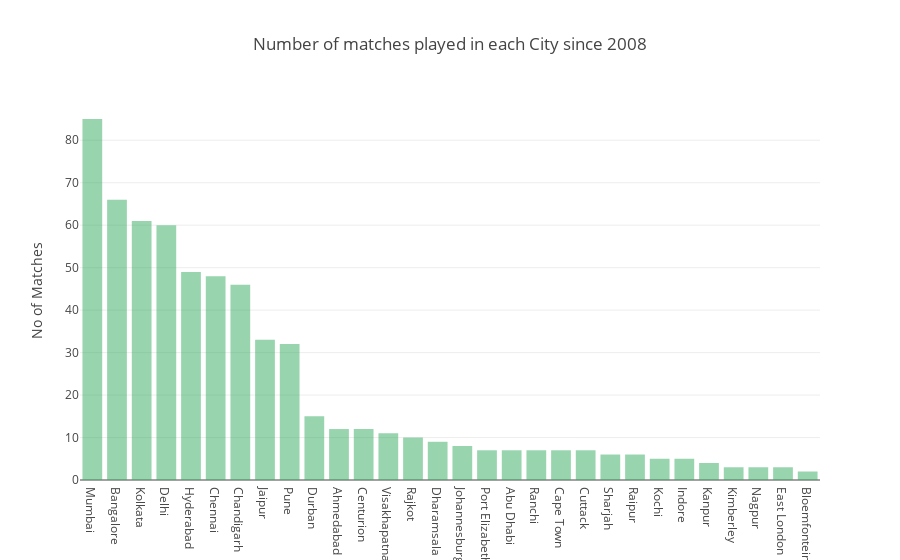

Notebook code for this chart:
### Code cell
"""plotly.offline.iplot()-----> is a function 
argument to this should be the JSON object {}


here plotly.offline.iplot()---> embeds the interative graph in the inline formate means in ipython notebook itself

&

plotly.offline.plot() ---> Prints the graphs in the external files as a HTML page.

"""

x= city_graph['city']
y=city_graph['count']

plotly.offline.iplot({
    "data": [Bar(x=x,y=y,marker=dict(color="rgba(50, 171, 96, 0.5)") )],
    "layout" : Layout(title="Number of matches played in each City since 2008", yaxis={"title":"No of Matches"})
})

### Figure 1 — Plotly figure (JSON) as saved in the notebook; plotly's stock layout.template omitted (floating-point values rounded to 4 significant figures)
{"data": [{"marker": {"color": "rgba(50, 171, 96, 0.5)"}, "type": "bar", "x": ["Mumbai", "Bangalore", "Kolkata", "Delhi", "Hyderabad", "Chennai", "Chandigarh", "Jaipur", "Pune", "Durban", "Ahmedabad", "Centurion", "Visakhapatnam", "Rajkot", "Dharamsala", "Johannesburg", "Port Elizabeth", "Abu Dhabi", "Ranchi", "Cape Town", "Cuttack", "Sharjah", "Raipur", "Kochi", "Indore", "Kanpur", "Kimberley", "Nagpur", "East London", "Bloemfontein"], "y": [85, 66, 61, 60, 49, 48, 46, 33, 32, 15, 12, 12, 11, 10, 9, 8, 7, 7, 7, 7, 7, 6, 6, 5, 5, 4, 3, 3, 3, 2]}], "layout": {"title": "Number of matches played in each City since 2008", "yaxis": {"title": "No of Matches"}}}
